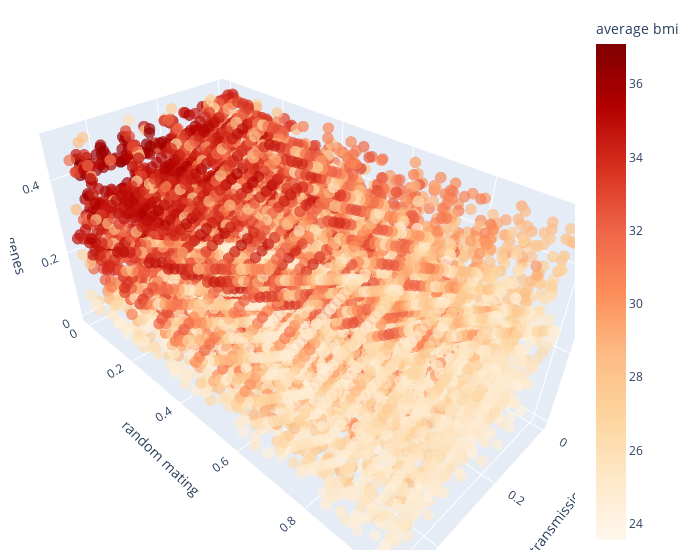

The code cell stored with this chart in its notebook:
### Markdown cell above
## Average BMI

### Code cell
ef = Sensitivity(problem, df['average_bmi'], X)
ef.score('efast')
ef.plot(save=True, filepath= plots_path + 'snp-vt-efast-average-bmi.pdf',
    move=True, moving_path= '../manuscript/plots/')
ef.plot3D(labels={'outcome':'average bmi', 'y':'random mating', 'x':'vertical transmission', 'z':'genes'})

sav['ef_average_s1'] = ef.tabval('S1')
sav['ef_average_st'] = ef.tabval('ST')

### Figure 1 — Plotly figure (JSON) as saved in the notebook; plotly's stock layout.template omitted (floating-point values rounded to 4 significant figures; data arrays with more than 128 entries replaced by an {"elided": "..."} marker saying what was removed)
{"data": [{"hovertemplate": "p_vertical_trans_variance=%{x}<br>p_random_mating=%{y}<br>p_genetic_variance=%{z}<br>average_bmi=%{marker.color}<extra></extra>", "legendgroup": "", "marker": {"color": {"elided": "8000 float values"}, "coloraxis": "coloraxis", "opacity": 0.7, "size": 4, "symbol": "circle"}, "mode": "markers", "name": "", "scene": "scene", "showlegend": false, "type": "scatter3d", "x": {"elided": "8000 float values"}, "y": {"elided": "8000 float values"}, "z": {"elided": "8000 float values"}}], "layout": {"coloraxis": {"colorbar": {"title": {"text": "average bmi"}}, "colorscale": [[0.0, "rgb(255,247,236)"], [0.125, "rgb(254,232,200)"], [0.25, "rgb(253,212,158)"], [0.375, "rgb(253,187,132)"], [0.5, "rgb(252,141,89)"], [0.625, "rgb(239,101,72)"], [0.75, "rgb(215,48,31)"], [0.875, "rgb(179,0,0)"], [1.0, "rgb(127,0,0)"]]}, "legend": {"tracegroupgap": 0}, "margin": {"b": 10, "l": 10, "r": 20, "t": 10}, "scene": {"domain": {"x": [0.0, 1.0], "y": [0.0, 1.0]}, "xaxis": {"title": {"text": "vertical transmission"}}, "yaxis": {"title": {"text": "random mating"}}, "zaxis": {"title": {"text": "genes"}}}, "width": 700}}
